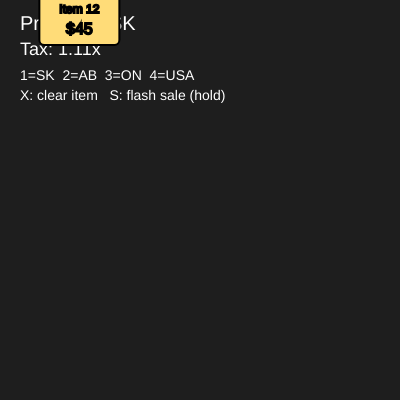
Frame 1 (no input)
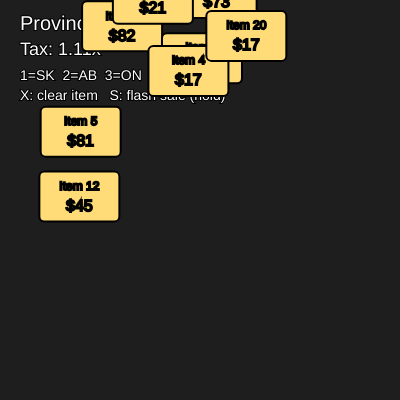
Frame 60 (no input)
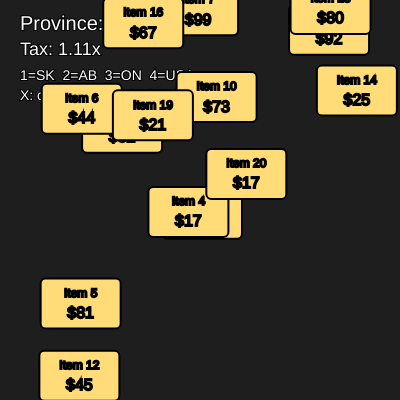
Frame 120 (the mouse pressed at the canvas centre since frame 60)

The p5.js sketch that drew these frames (run headless with seeded random() and noise() and a simulated clock; from frame 60 on, the mouse is pressed at the canvas centre):

// p5.js sketch
// ── sketch.js
let items = [];
let provinces = new Map();
let currentProv = "SK";

// Extension 2: keep original prices for temporary sale
let originalPrices = [];
let saleActive = false;

function setup() {
  createCanvas(400, 400);
  
  // Phase 1: Create inventory of 20 items
  for (let i = 0; i < 20; i++) {
    let base = random(10, 100);
    items.push({
      x: random(20, width - 80),
      y: random(-400, 0),
      speedY: random(1, 3),
      basePrice: base,
      name: "Item " + (i + 1)
    });
    originalPrices.push(base); // store permanent price
  }
  
  // Phase 2: Create province tax map
  provinces.set("SK", {tax: 1.11});
  provinces.set("AB", {tax: 1.05});
  provinces.set("ON", {tax: 1.13});
  
  // Extension 3: add a volatile USA rate
  provinces.set("USA", {tax: 1.20});
}

function draw() {
  background(30); // darker background for stronger contrast
  
  // Phase 3: Get current province rules
  let rules = provinces.get(currentProv);
  
  // Dynamic Economy: every 60 frames, nudge USA rate
  if (frameCount % 60 === 0) {
    let usa = provinces.get("USA");
    if (usa) {
      let newRate = usa.tax + random(-0.05, 0.05);
      newRate = constrain(newRate, 0.8, 1.5);
      provinces.set("USA", { tax: newRate });
    }
  }
  
  // Flash Sale: check if S key is held
  if (keyIsDown(83)) { // 83 = 'S'
    if (!saleActive) {
      saleActive = true;
      for (let i = 0; i < items.length; i++) {
        items[i].basePrice = originalPrices[i] / 2;
      }
    }
  } else {
    if (saleActive) {
      saleActive = false;
      for (let i = 0; i < items.length; i++) {
        items[i].basePrice = originalPrices[i];
      }
    }
  }
  
  // HUD text (larger)
  fill(255);
  textAlign(LEFT, BASELINE);
  textSize(20);
  text("Province: " + currentProv, 20, 30);
  textSize(18);
  text("Tax: " + rules.tax.toFixed(2) + "x", 20, 55);
  textSize(14);
  text("1=SK  2=AB  3=ON  4=USA", 20, 80);
  text("X: clear item   S: flash sale (hold)", 20, 100);
  
  // Main loop through items
  for (let i = 0; i < items.length; i++) {
    let item = items[i];
    
    // Update position
    item.y += item.speedY;
    if (item.y > height + 40) {
      item.y = -40;
      item.x = random(20, width - 80);
    }
    
    // Draw price tag (brighter rect for contrast)
    fill(255, 220, 120);
    stroke(0);
    strokeWeight(2);
    rect(item.x, item.y, 80, 50, 5); // slightly bigger tag, rounded corners
    
    // Item name (bigger)
    fill(0);
    textAlign(CENTER, CENTER);
    textSize(12);
    text(item.name, item.x + 40, item.y + 15);
    
    // Total price with tax (much bigger)
    let totalPrice = item.basePrice * rules.tax;
    textSize(16);
    text("$" + totalPrice.toFixed(0), item.x + 40, item.y + 35);
  }
}

function keyPressed() {
  // Phase 4: Province switching
  if (key === '1') {
    currentProv = "SK";
  } else if (key === '2') {
    currentProv = "AB";
  } else if (key === '3') {
    currentProv = "ON";
  } else if (key === '4') {
    currentProv = "USA";
  }
  
  // Extension 1: Inventory Clear (Deletion)
  if (key === 'X' || key === 'x') {
    // Remove last (most recent) item
    if (items.length > 0) {
      items.pop();
      originalPrices.pop();
    }
    
    // Pro Challenge (alternative): remove oldest item instead
    /*
    if (items.length > 0) {
      items.splice(0, 1);
      originalPrices.splice(0, 1);
    }
    */
  }
}
